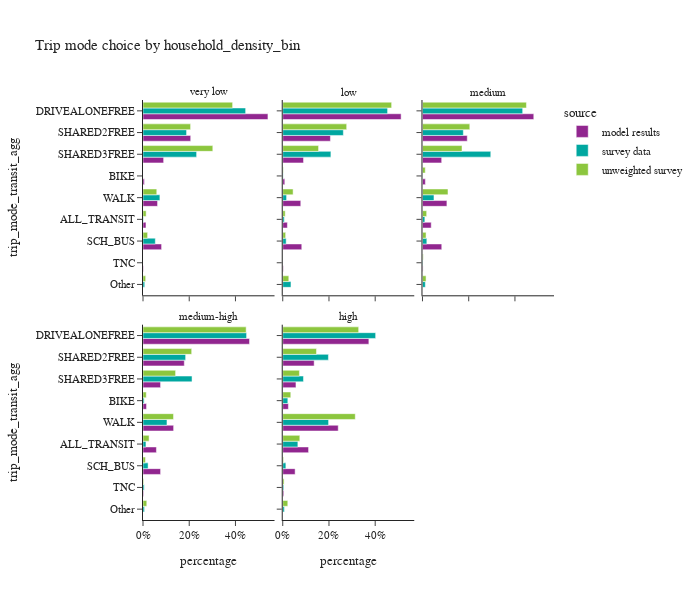
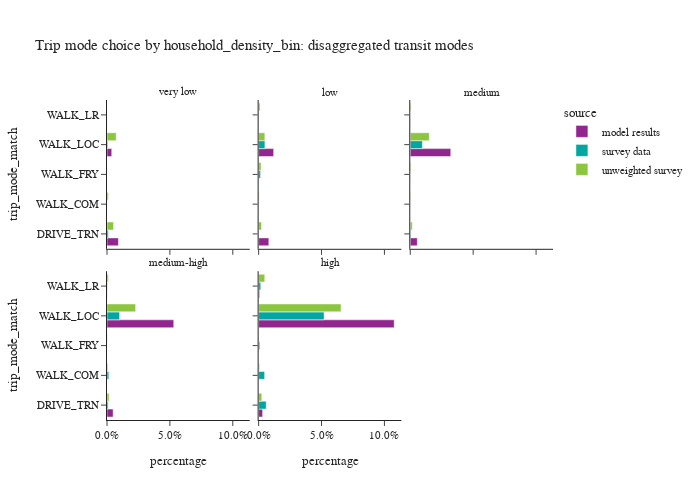

Write notebook code for charts like these, in order.
### Code cell
plot_mode_choice(trip_data,'household_density_bin',3,600)
plot_mode_choice_transit(trip_data,'household_density_bin',3,500)

### Figure 1 — Plotly figure (JSON) as saved in the notebook; plotly's stock layout.template omitted (floating-point values rounded to 4 significant figures)
{"data": [{"alignmentgroup": "True", "hovertemplate": "source=model results<br>household_density_bin=very low<br>percentage=%{x}<br>trip_mode_transit_agg=%{y}<extra></extra>", "legendgroup": "model results", "marker": {"color": "#91268F", "pattern": {"shape": ""}}, "name": "model results", "offsetgroup": "model results", "orientation": "h", "showlegend": true, "textposition": "auto", "type": "bar", "x": [0.01287, 0.00606, 0.5405, 0, 0.08042, 0.2063, 0.08925, 0.00162, 0.06294], "xaxis": "x4", "y": ["ALL_TRANSIT", "BIKE", "DRIVEALONEFREE", "Other", "SCH_BUS", "SHARED2FREE", "SHARED3FREE", "TNC", "WALK"], "yaxis": "y4"}, {"alignmentgroup": "True", "hovertemplate": "source=model results<br>household_density_bin=low<br>percentage=%{x}<br>trip_mode_transit_agg=%{y}<extra></extra>", "legendgroup": "model results", "marker": {"color": "#91268F", "pattern": {"shape": ""}}, "name": "model results", "offsetgroup": "model results", "orientation": "h", "showlegend": false, "textposition": "auto", "type": "bar", "x": [0.02007, 0.008867, 0.5121, 0, 0.08233, 0.2063, 0.08993, 0.002383, 0.07805], "xaxis": "x5", "y": ["ALL_TRANSIT", "BIKE", "DRIVEALONEFREE", "Other", "SCH_BUS", "SHARED2FREE", "SHARED3FREE", "TNC", "WALK"], "yaxis": "y5"}, {"alignmentgroup": "True", "hovertemplate": "source=model results<br>household_density_bin=medium<br>percentage=%{x}<br>trip_mode_transit_agg=%{y}<extra></extra>", "legendgroup": "model results", "marker": {"color": "#91268F", "pattern": {"shape": ""}}, "name": "model results", "offsetgroup": "model results", "orientation": "h", "showlegend": false, "textposition": "auto", "type": "bar", "x": [0.03781, 0.01249, 0.4815, 0, 0.08337, 0.1937, 0.08306, 0.002463, 0.1056], "xaxis": "x6", "y": ["ALL_TRANSIT", "BIKE", "DRIVEALONEFREE", "Other", "SCH_BUS", "SHARED2FREE", "SHARED3FREE", "TNC", "WALK"], "yaxis": "y6"}, {"alignmentgroup": "True", "hovertemplate": "source=model results<br>household_density_bin=medium-high<br>percentage=%{x}<br>trip_mode_transit_agg=%{y}<extra></extra>", "legendgroup": "model results", "marker": {"color": "#91268F", "pattern": {"shape": ""}}, "name": "model results", "offsetgroup": "model results", "orientation": "h", "showlegend": false, "textposition": "auto", "type": "bar", "x": [0.05806, 0.01529, 0.4608, 0, 0.07604, 0.1787, 0.07596, 0.002637, 0.1325], "xaxis": "x", "y": ["ALL_TRANSIT", "BIKE", "DRIVEALONEFREE", "Other", "SCH_BUS", "SHARED2FREE", "SHARED3FREE", "TNC", "WALK"], "yaxis": "y"}, {"alignmentgroup": "True", "hovertemplate": "source=model results<br>household_density_bin=high<br>percentage=%{x}<br>trip_mode_transit_agg=%{y}<extra></extra>", "legendgroup": "model results", "marker": {"color": "#91268F", "pattern": {"shape": ""}}, "name": "model results", "offsetgroup": "model results", "orientation": "h", "showlegend": false, "textposition": "auto", "type": "bar", "x": [0.1117, 0.02446, 0.3726, 0, 0.05356, 0.1359, 0.05719, 0.004469, 0.2401], "xaxis": "x2", "y": ["ALL_TRANSIT", "BIKE", "DRIVEALONEFREE", "Other", "SCH_BUS", "SHARED2FREE", "SHARED3FREE", "TNC", "WALK"], "yaxis": "y2"}, {"alignmentgroup": "True", "hovertemplate": "source=survey data<br>household_density_bin=very low<br>percentage=%{x}<br>trip_mode_transit_agg=%{y}<extra></extra>", "legendgroup": "survey data", "marker": {"color": "#00A7A0", "pattern": {"shape": ""}}, "name": "survey data", "offsetgroup": "survey data", "orientation": "h", "showlegend": true, "textposition": "auto", "type": "bar", "x": [0.001719, 0, 0.444, 0.007496, 0.05329, 0.1885, 0.2319, 0, 0.07308], "xaxis": "x4", "y": ["ALL_TRANSIT", "BIKE", "DRIVEALONEFREE", "Other", "SCH_BUS", "SHARED2FREE", "SHARED3FREE", "TNC", "WALK"], "yaxis": "y4"}, {"alignmentgroup": "True", "hovertemplate": "source=survey data<br>household_density_bin=low<br>percentage=%{x}<br>trip_mode_transit_agg=%{y}<extra></extra>", "legendgroup": "survey data", "marker": {"color": "#00A7A0", "pattern": {"shape": ""}}, "name": "survey data", "offsetgroup": "survey data", "orientation": "h", "showlegend": false, "textposition": "auto", "type": "bar", "x": [0.006751, 0.001793, 0.4536, 0.03559, 0.01481, 0.2622, 0.2083, 0.0003042, 0.01668], "xaxis": "x5", "y": ["ALL_TRANSIT", "BIKE", "DRIVEALONEFREE", "Other", "SCH_BUS", "SHARED2FREE", "SHARED3FREE", "TNC", "WALK"], "yaxis": "y5"}, {"alignmentgroup": "True", "hovertemplate": "source=survey data<br>household_density_bin=medium<br>percentage=%{x}<br>trip_mode_transit_agg=%{y}<extra></extra>", "legendgroup": "survey data", "marker": {"color": "#00A7A0", "pattern": {"shape": ""}}, "name": "survey data", "offsetgroup": "survey data", "orientation": "h", "showlegend": false, "textposition": "auto", "type": "bar", "x": [0.01023, 0.00108, 0.4335, 0.01227, 0.0188, 0.1768, 0.2954, 0.002195, 0.04975], "xaxis": "x6", "y": ["ALL_TRANSIT", "BIKE", "DRIVEALONEFREE", "Other", "SCH_BUS", "SHARED2FREE", "SHARED3FREE", "TNC", "WALK"], "yaxis": "y6"}, {"alignmentgroup": "True", "hovertemplate": "source=survey data<br>household_density_bin=medium-high<br>percentage=%{x}<br>trip_mode_transit_agg=%{y}<extra></extra>", "legendgroup": "survey data", "marker": {"color": "#00A7A0", "pattern": {"shape": ""}}, "name": "survey data", "offsetgroup": "survey data", "orientation": "h", "showlegend": false, "textposition": "auto", "type": "bar", "x": [0.01277, 0.004945, 0.4481, 0.00663, 0.02206, 0.1844, 0.2121, 0.005222, 0.1037], "xaxis": "x", "y": ["ALL_TRANSIT", "BIKE", "DRIVEALONEFREE", "Other", "SCH_BUS", "SHARED2FREE", "SHARED3FREE", "TNC", "WALK"], "yaxis": "y"}, {"alignmentgroup": "True", "hovertemplate": "source=survey data<br>household_density_bin=high<br>percentage=%{x}<br>trip_mode_transit_agg=%{y}<extra></extra>", "legendgroup": "survey data", "marker": {"color": "#00A7A0", "pattern": {"shape": ""}}, "name": "survey data", "offsetgroup": "survey data", "orientation": "h", "showlegend": false, "textposition": "auto", "type": "bar", "x": [0.06545, 0.02203, 0.4019, 0.007147, 0.01354, 0.1976, 0.08968, 0.004382, 0.1983], "xaxis": "x2", "y": ["ALL_TRANSIT", "BIKE", "DRIVEALONEFREE", "Other", "SCH_BUS", "SHARED2FREE", "SHARED3FREE", "TNC", "WALK"], "yaxis": "y2"}, {"alignmentgroup": "True", "hovertemplate": "source=unweighted survey<br>household_density_bin=very low<br>percentage=%{x}<br>trip_mode_transit_agg=%{y}<extra></extra>", "legendgroup": "unweighted survey", "marker": {"color": "#8CC63E", "pattern": {"shape": ""}}, "name": "unweighted survey", "offsetgroup": "unweighted survey", "orientation": "h", "showlegend": true, "textposition": "auto", "type": "bar", "x": [0.01358, 0, 0.3877, 0.01149, 0.01985, 0.2059, 0.302, 0, 0.05956], "xaxis": "x4", "y": ["ALL_TRANSIT", "BIKE", "DRIVEALONEFREE", "Other", "SCH_BUS", "SHARED2FREE", "SHARED3FREE", "TNC", "WALK"], "yaxis": "y4"}, {"alignmentgroup": "True", "hovertemplate": "source=unweighted survey<br>household_density_bin=low<br>percentage=%{x}<br>trip_mode_transit_agg=%{y}<extra></extra>", "legendgroup": "unweighted survey", "marker": {"color": "#8CC63E", "pattern": {"shape": ""}}, "name": "unweighted survey", "offsetgroup": "unweighted survey", "orientation": "h", "showlegend": false, "textposition": "auto", "type": "bar", "x": [0.01064, 0.00228, 0.4711, 0.02622, 0.01254, 0.2766, 0.155, 0.0007599, 0.04483], "xaxis": "x5", "y": ["ALL_TRANSIT", "BIKE", "DRIVEALONEFREE", "Other", "SCH_BUS", "SHARED2FREE", "SHARED3FREE", "TNC", "WALK"], "yaxis": "y5"}, {"alignmentgroup": "True", "hovertemplate": "source=unweighted survey<br>household_density_bin=medium<br>percentage=%{x}<br>trip_mode_transit_agg=%{y}<extra></extra>", "legendgroup": "unweighted survey", "marker": {"color": "#8CC63E", "pattern": {"shape": ""}}, "name": "unweighted survey", "offsetgroup": "unweighted survey", "orientation": "h", "showlegend": false, "textposition": "auto", "type": "bar", "x": [0.01809, 0.01206, 0.4497, 0.0155, 0.0155, 0.2047, 0.1709, 0.003158, 0.1104], "xaxis": "x6", "y": ["ALL_TRANSIT", "BIKE", "DRIVEALONEFREE", "Other", "SCH_BUS", "SHARED2FREE", "SHARED3FREE", "TNC", "WALK"], "yaxis": "y6"}, {"alignmentgroup": "True", "hovertemplate": "source=unweighted survey<br>household_density_bin=medium-high<br>percentage=%{x}<br>trip_mode_transit_agg=%{y}<extra></extra>", "legendgroup": "unweighted survey", "marker": {"color": "#8CC63E", "pattern": {"shape": ""}}, "name": "unweighted survey", "offsetgroup": "unweighted survey", "orientation": "h", "showlegend": false, "textposition": "auto", "type": "bar", "x": [0.02633, 0.01408, 0.4462, 0.01632, 0.01053, 0.2106, 0.141, 0.002896, 0.132], "xaxis": "x", "y": ["ALL_TRANSIT", "BIKE", "DRIVEALONEFREE", "Other", "SCH_BUS", "SHARED2FREE", "SHARED3FREE", "TNC", "WALK"], "yaxis": "y"}, {"alignmentgroup": "True", "hovertemplate": "source=unweighted survey<br>household_density_bin=high<br>percentage=%{x}<br>trip_mode_transit_agg=%{y}<extra></extra>", "legendgroup": "unweighted survey", "marker": {"color": "#8CC63E", "pattern": {"shape": ""}}, "name": "unweighted survey", "offsetgroup": "unweighted survey", "orientation": "h", "showlegend": false, "textposition": "auto", "type": "bar", "x": [0.07384, 0.03477, 0.3284, 0.02186, 0.00344, 0.146, 0.07214, 0.005769, 0.3138], "xaxis": "x2", "y": ["ALL_TRANSIT", "BIKE", "DRIVEALONEFREE", "Other", "SCH_BUS", "SHARED2FREE", "SHARED3FREE", "TNC", "WALK"], "yaxis": "y2"}], "layout": {"annotations": [{"font": {}, "showarrow": false, "text": "medium-high", "x": 0.16, "xanchor": "center", "xref": "paper", "y": 0.465, "yanchor": "bottom", "yref": "paper"}, {"font": {}, "showarrow": false, "text": "high", "x": 0.5, "xanchor": "center", "xref": "paper", "y": 0.465, "yanchor": "bottom", "yref": "paper"}, {"font": {}, "showarrow": false, "text": "very low", "x": 0.16, "xanchor": "center", "xref": "paper", "y": 1.0, "yanchor": "bottom", "yref": "paper"}, {"font": {}, "showarrow": false, "text": "low", "x": 0.5, "xanchor": "center", "xref": "paper", "y": 1.0, "yanchor": "bottom", "yref": "paper"}, {"font": {}, "showarrow": false, "text": "medium", "x": 0.84, "xanchor": "center", "xref": "paper", "y": 1.0, "yanchor": "bottom", "yref": "paper"}], "barmode": "group", "height": 600, "legend": {"title": {"text": "source"}, "tracegroupgap": 0}, "title": {"text": "Trip mode choice by household_density_bin"}, "width": 700, "xaxis": {"anchor": "y", "domain": [0, 0.32], "tickformat": ".0%", "title": {"text": "percentage"}}, "xaxis2": {"anchor": "y2", "domain": [0.34, 0.66], "matches": "x", "tickformat": ".0%", "title": {"text": "percentage"}}, "xaxis3": {"anchor": "y3", "domain": [0.68, 1.0], "matches": "x", "title": {"text": "percentage"}}, "xaxis4": {"anchor": "y4", "domain": [0, 0.32], "matches": "x", "showticklabels": false}, "xaxis5": {"anchor": "y5", "domain": [0.34, 0.66], "matches": "x", "showticklabels": false}, "xaxis6": {"anchor": "y6", "domain": [0.68, 1.0], "matches": "x", "showticklabels": false}, "yaxis": {"anchor": "x", "categoryarray": ["Other", "TNC", "SCH_BUS", "ALL_TRANSIT", "WALK", "BIKE", "SHARED3FREE", "SHARED2FREE", "DRIVEALONEFREE"], "categoryorder": "array", "domain": [0, 0.465], "title": {"text": "trip_mode_transit_agg"}}, "yaxis2": {"anchor": "x2", "domain": [0, 0.465], "matches": "y", "showticklabels": false}, "yaxis3": {"anchor": "x3", "domain": [0, 0.465], "matches": "y", "showticklabels": false}, "yaxis4": {"anchor": "x4", "categoryarray": ["Other", "TNC", "SCH_BUS", "ALL_TRANSIT", "WALK", "BIKE", "SHARED3FREE", "SHARED2FREE", "DRIVEALONEFREE"], "categoryorder": "array", "domain": [0.535, 1.0], "matches": "y", "title": {"text": "trip_mode_transit_agg"}}, "yaxis5": {"anchor": "x5", "domain": [0.535, 1.0], "matches": "y", "showticklabels": false}, "yaxis6": {"anchor": "x6", "domain": [0.535, 1.0], "matches": "y", "showticklabels": false}}}

### Figure 2 — Plotly figure (JSON) as saved in the notebook; plotly's stock layout.template omitted (floating-point values rounded to 4 significant figures)
{"data": [{"alignmentgroup": "True", "hovertemplate": "source=model results<br>household_density_bin=very low<br>percentage=%{x}<br>trip_mode_match=%{y}<extra></extra>", "legendgroup": "model results", "marker": {"color": "#91268F", "pattern": {"shape": ""}}, "name": "model results", "offsetgroup": "model results", "orientation": "h", "showlegend": true, "textposition": "auto", "type": "bar", "x": [0.009083, 0, 0, 0.003767, 1.927e-05], "xaxis": "x4", "y": ["DRIVE_TRN", "WALK_COM", "WALK_FRY", "WALK_LOC", "WALK_LR"], "yaxis": "y4"}, {"alignmentgroup": "True", "hovertemplate": "source=model results<br>household_density_bin=low<br>percentage=%{x}<br>trip_mode_match=%{y}<extra></extra>", "legendgroup": "model results", "marker": {"color": "#91268F", "pattern": {"shape": ""}}, "name": "model results", "offsetgroup": "model results", "orientation": "h", "showlegend": false, "textposition": "auto", "type": "bar", "x": [0.008103, 0, 0, 0.01194, 2.58e-05], "xaxis": "x5", "y": ["DRIVE_TRN", "WALK_COM", "WALK_FRY", "WALK_LOC", "WALK_LR"], "yaxis": "y5"}, {"alignmentgroup": "True", "hovertemplate": "source=model results<br>household_density_bin=medium<br>percentage=%{x}<br>trip_mode_match=%{y}<extra></extra>", "legendgroup": "model results", "marker": {"color": "#91268F", "pattern": {"shape": ""}}, "name": "model results", "offsetgroup": "model results", "orientation": "h", "showlegend": false, "textposition": "auto", "type": "bar", "x": [0.005584, 0, 0, 0.03218, 4.741e-05], "xaxis": "x6", "y": ["DRIVE_TRN", "WALK_COM", "WALK_FRY", "WALK_LOC", "WALK_LR"], "yaxis": "y6"}, {"alignmentgroup": "True", "hovertemplate": "source=model results<br>household_density_bin=medium-high<br>percentage=%{x}<br>trip_mode_match=%{y}<extra></extra>", "legendgroup": "model results", "marker": {"color": "#91268F", "pattern": {"shape": ""}}, "name": "model results", "offsetgroup": "model results", "orientation": "h", "showlegend": false, "textposition": "auto", "type": "bar", "x": [0.004876, 0, 0, 0.05308, 0.000112], "xaxis": "x", "y": ["DRIVE_TRN", "WALK_COM", "WALK_FRY", "WALK_LOC", "WALK_LR"], "yaxis": "y"}, {"alignmentgroup": "True", "hovertemplate": "source=model results<br>household_density_bin=high<br>percentage=%{x}<br>trip_mode_match=%{y}<extra></extra>", "legendgroup": "model results", "marker": {"color": "#91268F", "pattern": {"shape": ""}}, "name": "model results", "offsetgroup": "model results", "orientation": "h", "showlegend": false, "textposition": "auto", "type": "bar", "x": [0.003167, 0, 6.074e-07, 0.1078, 0.0007878], "xaxis": "x2", "y": ["DRIVE_TRN", "WALK_COM", "WALK_FRY", "WALK_LOC", "WALK_LR"], "yaxis": "y2"}, {"alignmentgroup": "True", "hovertemplate": "source=survey data<br>household_density_bin=very low<br>percentage=%{x}<br>trip_mode_match=%{y}<extra></extra>", "legendgroup": "survey data", "marker": {"color": "#00A7A0", "pattern": {"shape": ""}}, "name": "survey data", "offsetgroup": "survey data", "orientation": "h", "showlegend": true, "textposition": "auto", "type": "bar", "x": [0.001073, 0, 0, 0.0006464, 0], "xaxis": "x4", "y": ["DRIVE_TRN", "WALK_COM", "WALK_FRY", "WALK_LOC", "WALK_LR"], "yaxis": "y4"}, {"alignmentgroup": "True", "hovertemplate": "source=survey data<br>household_density_bin=low<br>percentage=%{x}<br>trip_mode_match=%{y}<extra></extra>", "legendgroup": "survey data", "marker": {"color": "#00A7A0", "pattern": {"shape": ""}}, "name": "survey data", "offsetgroup": "survey data", "orientation": "h", "showlegend": false, "textposition": "auto", "type": "bar", "x": [0.0001061, 0, 0.001522, 0.004993, 0.0001302], "xaxis": "x5", "y": ["DRIVE_TRN", "WALK_COM", "WALK_FRY", "WALK_LOC", "WALK_LR"], "yaxis": "y5"}, {"alignmentgroup": "True", "hovertemplate": "source=survey data<br>household_density_bin=medium<br>percentage=%{x}<br>trip_mode_match=%{y}<extra></extra>", "legendgroup": "survey data", "marker": {"color": "#00A7A0", "pattern": {"shape": ""}}, "name": "survey data", "offsetgroup": "survey data", "orientation": "h", "showlegend": false, "textposition": "auto", "type": "bar", "x": [0.0004652, 2.385e-05, 0.000107, 0.009637, 0], "xaxis": "x6", "y": ["DRIVE_TRN", "WALK_COM", "WALK_FRY", "WALK_LOC", "WALK_LR"], "yaxis": "y6"}, {"alignmentgroup": "True", "hovertemplate": "source=survey data<br>household_density_bin=medium-high<br>percentage=%{x}<br>trip_mode_match=%{y}<extra></extra>", "legendgroup": "survey data", "marker": {"color": "#00A7A0", "pattern": {"shape": ""}}, "name": "survey data", "offsetgroup": "survey data", "orientation": "h", "showlegend": false, "textposition": "auto", "type": "bar", "x": [0.0009235, 0.001448, 3.623e-05, 0.009997, 0.0003665], "xaxis": "x", "y": ["DRIVE_TRN", "WALK_COM", "WALK_FRY", "WALK_LOC", "WALK_LR"], "yaxis": "y"}, {"alignmentgroup": "True", "hovertemplate": "source=survey data<br>household_density_bin=high<br>percentage=%{x}<br>trip_mode_match=%{y}<extra></extra>", "legendgroup": "survey data", "marker": {"color": "#00A7A0", "pattern": {"shape": ""}}, "name": "survey data", "offsetgroup": "survey data", "orientation": "h", "showlegend": false, "textposition": "auto", "type": "bar", "x": [0.006014, 0.004767, 0.0009537, 0.05205, 0.001663], "xaxis": "x2", "y": ["DRIVE_TRN", "WALK_COM", "WALK_FRY", "WALK_LOC", "WALK_LR"], "yaxis": "y2"}, {"alignmentgroup": "True", "hovertemplate": "source=unweighted survey<br>household_density_bin=very low<br>percentage=%{x}<br>trip_mode_match=%{y}<extra></extra>", "legendgroup": "unweighted survey", "marker": {"color": "#8CC63E", "pattern": {"shape": ""}}, "name": "unweighted survey", "offsetgroup": "unweighted survey", "orientation": "h", "showlegend": true, "textposition": "auto", "type": "bar", "x": [0.005225, 0.001045, 0, 0.007315, 0], "xaxis": "x4", "y": ["DRIVE_TRN", "WALK_COM", "WALK_FRY", "WALK_LOC", "WALK_LR"], "yaxis": "y4"}, {"alignmentgroup": "True", "hovertemplate": "source=unweighted survey<br>household_density_bin=low<br>percentage=%{x}<br>trip_mode_match=%{y}<extra></extra>", "legendgroup": "unweighted survey", "marker": {"color": "#8CC63E", "pattern": {"shape": ""}}, "name": "unweighted survey", "offsetgroup": "unweighted survey", "orientation": "h", "showlegend": false, "textposition": "auto", "type": "bar", "x": [0.00228, 0.0003799, 0.0019, 0.004939, 0.00114], "xaxis": "x5", "y": ["DRIVE_TRN", "WALK_COM", "WALK_FRY", "WALK_LOC", "WALK_LR"], "yaxis": "y5"}, {"alignmentgroup": "True", "hovertemplate": "source=unweighted survey<br>household_density_bin=medium<br>percentage=%{x}<br>trip_mode_match=%{y}<extra></extra>", "legendgroup": "unweighted survey", "marker": {"color": "#8CC63E", "pattern": {"shape": ""}}, "name": "unweighted survey", "offsetgroup": "unweighted survey", "orientation": "h", "showlegend": false, "textposition": "auto", "type": "bar", "x": [0.001579, 0.0002871, 0.0005741, 0.01507, 0.0005741], "xaxis": "x6", "y": ["DRIVE_TRN", "WALK_COM", "WALK_FRY", "WALK_LOC", "WALK_LR"], "yaxis": "y6"}, {"alignmentgroup": "True", "hovertemplate": "source=unweighted survey<br>household_density_bin=medium-high<br>percentage=%{x}<br>trip_mode_match=%{y}<extra></extra>", "legendgroup": "unweighted survey", "marker": {"color": "#8CC63E", "pattern": {"shape": ""}}, "name": "unweighted survey", "offsetgroup": "unweighted survey", "orientation": "h", "showlegend": false, "textposition": "auto", "type": "bar", "x": [0.00158, 0.0006582, 0.0002633, 0.02277, 0.001053], "xaxis": "x", "y": ["DRIVE_TRN", "WALK_COM", "WALK_FRY", "WALK_LOC", "WALK_LR"], "yaxis": "y"}, {"alignmentgroup": "True", "hovertemplate": "source=unweighted survey<br>household_density_bin=high<br>percentage=%{x}<br>trip_mode_match=%{y}<extra></extra>", "legendgroup": "unweighted survey", "marker": {"color": "#8CC63E", "pattern": {"shape": ""}}, "name": "unweighted survey", "offsetgroup": "unweighted survey", "orientation": "h", "showlegend": false, "textposition": "auto", "type": "bar", "x": [0.002488, 0.000741, 0.0002646, 0.06547, 0.00487], "xaxis": "x2", "y": ["DRIVE_TRN", "WALK_COM", "WALK_FRY", "WALK_LOC", "WALK_LR"], "yaxis": "y2"}], "layout": {"annotations": [{"font": {}, "showarrow": false, "text": "medium-high", "x": 0.16, "xanchor": "center", "xref": "paper", "y": 0.465, "yanchor": "bottom", "yref": "paper"}, {"font": {}, "showarrow": false, "text": "high", "x": 0.5, "xanchor": "center", "xref": "paper", "y": 0.465, "yanchor": "bottom", "yref": "paper"}, {"font": {}, "showarrow": false, "text": "very low", "x": 0.16, "xanchor": "center", "xref": "paper", "y": 1.0, "yanchor": "bottom", "yref": "paper"}, {"font": {}, "showarrow": false, "text": "low", "x": 0.5, "xanchor": "center", "xref": "paper", "y": 1.0, "yanchor": "bottom", "yref": "paper"}, {"font": {}, "showarrow": false, "text": "medium", "x": 0.84, "xanchor": "center", "xref": "paper", "y": 1.0, "yanchor": "bottom", "yref": "paper"}], "barmode": "group", "height": 500, "legend": {"title": {"text": "source"}, "tracegroupgap": 0}, "title": {"text": "Trip mode choice by household_density_bin: disaggregated transit modes"}, "width": 700, "xaxis": {"anchor": "y", "domain": [0, 0.32], "tickformat": ".1%", "title": {"text": "percentage"}}, "xaxis2": {"anchor": "y2", "domain": [0.34, 0.66], "matches": "x", "tickformat": ".1%", "title": {"text": "percentage"}}, "xaxis3": {"anchor": "y3", "domain": [0.68, 1.0], "matches": "x", "title": {"text": "percentage"}}, "xaxis4": {"anchor": "y4", "domain": [0, 0.32], "matches": "x", "showticklabels": false}, "xaxis5": {"anchor": "y5", "domain": [0.34, 0.66], "matches": "x", "showticklabels": false}, "xaxis6": {"anchor": "y6", "domain": [0.68, 1.0], "matches": "x", "showticklabels": false}, "yaxis": {"anchor": "x", "domain": [0, 0.465], "title": {"text": "trip_mode_match"}}, "yaxis2": {"anchor": "x2", "domain": [0, 0.465], "matches": "y", "showticklabels": false}, "yaxis3": {"anchor": "x3", "domain": [0, 0.465], "matches": "y", "showticklabels": false}, "yaxis4": {"anchor": "x4", "domain": [0.535, 1.0], "matches": "y", "title": {"text": "trip_mode_match"}}, "yaxis5": {"anchor": "x5", "domain": [0.535, 1.0], "matches": "y", "showticklabels": false}, "yaxis6": {"anchor": "x6", "domain": [0.535, 1.0], "matches": "y", "showticklabels": false}}}
